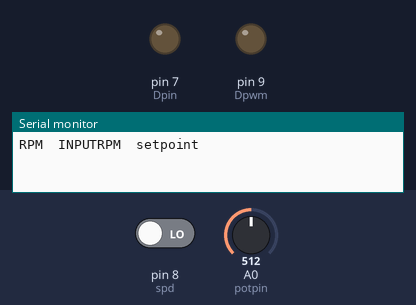
Bench run of a sketch on a simulated Arduino Uno, built with avr-gcc and run on an emulated ATmega328P. Parts: output pins drawn as LEDs (lit = HIGH), the last lines printed to the serial monitor. The inputs (shaded band) are chosen by the test bench; at power-on: pin 8 (spd) LOW, A0 (potpin) = 512.

Above: at 0.1 s.
At 1.1 s:
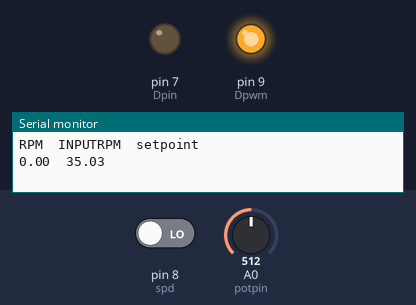
Timing chart, 0 to 2.6 s (numbered marks = the images above):
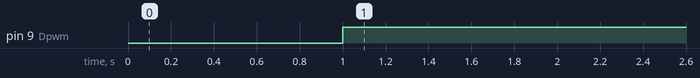

Measured:
- by itself, pin 9 (Dpwm): LOW → HIGH at 1.0 s

The sketch:

controller_PID.ino
```cpp
unsigned long tslr = 0;
int interval_one = 1000;
int spd = 8;
float actual;
int potpin=A0;
int Dpwm=9;
int Dpin=7;
float e;
float I;
float P;
float D;
float integral = 0;
float Kp=0.09334;
float Ki=2.65036;
float Kd=0.0001199;
float last;

int i;


void setup() {
  pinMode(potpin, INPUT);
 pinMode(Dpwm, OUTPUT);
 pinMode(Dpin, OUTPUT);
  Serial.begin(9600);
  Serial.print("RPM\tINPUT");
  Serial.println("RPM\tsetpoint");
  // put your setup code here, to run once:

}

void loop()
{
 float setpoint=(70./1023.)*analogRead(potpin);
  //c=(255./1023.)*analogRead(potpin);


  tslr = millis();
  bool barray[250]={0};
  float count=0;
  bool array[2];
  array[0]=0;
  array[1]=1;

  while (millis() - tslr < interval_one)
  {
    boolean b= digitalRead(spd);
    if(b>0)
    {
      if(b != array[0])
      {
        count= count+1;
        array[0]=1;
        array[1]=0;
      }
    }
    if(b==0)
    {
      array[0]=0;
      array[1]=1;
    }
  }

  actual=(count/20)*60;
 e=setpoint-actual;
  integral=integral+e;
  P=e*Kp;
  I=integral*Ki;
  D=(last-actual)*Kd;
  float drive= (P + I+ D)*(255./70.);
  if ((drive)>255)
  {
           drive=255;
  }
  analogWrite(Dpwm, drive);
  last=actual;
 //Serial.println("RPM\tsetpoint");
  Serial.print(actual);
  Serial.print("\t");
  Serial.println(setpoint);
  //Serial.print(drive);
 // Serial.print("\t");
 // Serial.println(e);


}
```
